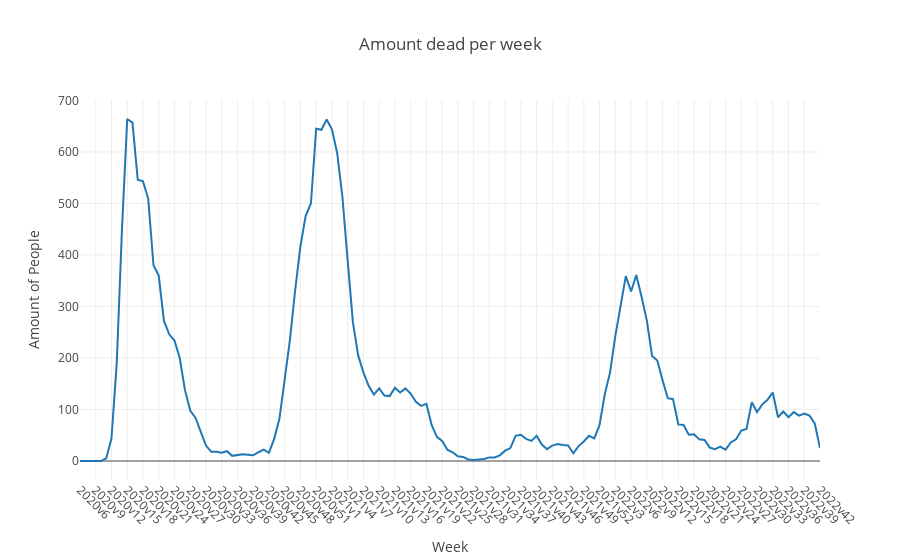

Here is the notebook cell this chart was saved with:
### Markdown cell above
c) plotly

### Code cell
fig = px.line(df, x = "Week", y = "Amount dead per week", title = "Amount dead per week")
fig.update_layout(yaxis_title = "Amount of People")
fig.update_xaxes(tickangle=45)
fig.show()

### Figure 1 — Plotly figure (JSON) as saved in the notebook; plotly's stock layout.template omitted (floating-point values rounded to 4 significant figures; data arrays with more than 128 entries replaced by an {"elided": "..."} marker saying what was removed)
{"data": [{"hovertemplate": "Week=%{x}<br>Amount dead per week=%{y}<extra></extra>", "legendgroup": "", "line": {"color": "#1F77B4", "dash": "solid"}, "marker": {"symbol": "circle"}, "mode": "lines", "name": "", "orientation": "v", "showlegend": false, "type": "scatter", "x": {"elided": "142 str values"}, "xaxis": "x", "y": {"elided": "142 int values"}, "yaxis": "y"}], "layout": {"legend": {"tracegroupgap": 0}, "title": {"text": "Amount dead per week"}, "xaxis": {"anchor": "y", "domain": [0, 1], "tickangle": 45, "title": {"text": "Week"}}, "yaxis": {"anchor": "x", "domain": [0, 1], "title": {"text": "Amount of People"}}}}
